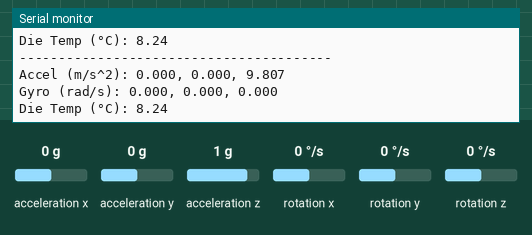
This sketch was run on a simulated ESP8266 (NodeMCU). On the bench: the last lines printed to the serial monitor. Wiring (inferred from the names in the program): MPU-9250 motion sensor at I2C address 0x68. The test bench sets the inputs (shaded band); at power-on: acceleration x 0 g, acceleration y 0 g, acceleration z 1 g, rotation x 0 °/s, rotation y 0 °/s, rotation z 0 °/s.

Above: at 2.0 s.
2.1 s: acceleration x set to -1.4 g
At 2.44 s:
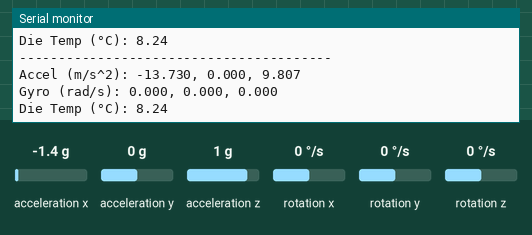
3.6 s: acceleration y set to -1.4 g
At 3.84 s:
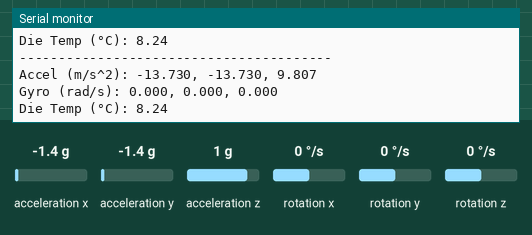
5.1 s: acceleration z set to -1.4 g
At 5.44 s:
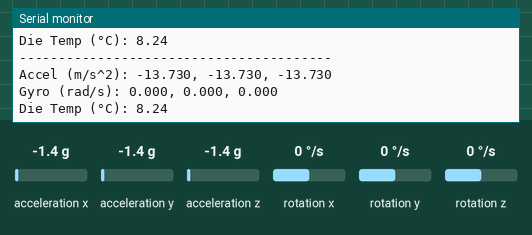
6.6 s: rotation x set to -192 °/s
At 6.84 s:
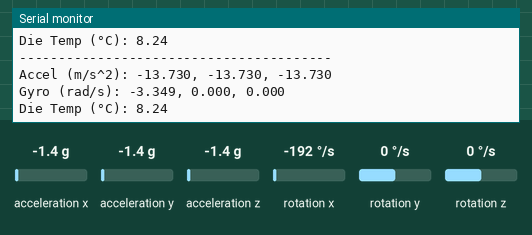
8.1 s: rotation y set to -192 °/s
At 8.44 s:
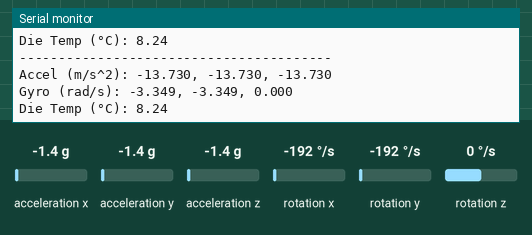

Measured:
- after the input at 2.1 s, the serial monitor: prints a new line after 0.18 s (image 1)
- after the input at 3.6 s, the serial monitor: prints a new line after 0.08 s (image 2)
- after the input at 5.1 s, the serial monitor: prints a new line after 0.18 s (image 3)
- after the input at 6.6 s, the serial monitor: prints a new line after 0.08 s (image 4)
- after the input at 8.1 s, the serial monitor: prints a new line after 0.18 s (image 5)

The sketch:

mpu_test_sketch.ino
```cpp
#include <Arduino.h>
#include <Wire.h>

constexpr uint8_t SDA_PIN = 4;   // D2 on NodeMCU
constexpr uint8_t SCL_PIN = 5;   // D1 on NodeMCU
constexpr uint8_t MPU_ADDR_PRIMARY = 0x68;
constexpr uint8_t MPU_ADDR_SECONDARY = 0x69;
constexpr uint8_t REG_WHO_AM_I = 0x75;
constexpr uint8_t REG_PWR_MGMT_1 = 0x6B;
constexpr uint8_t REG_PWR_MGMT_2 = 0x6C;
constexpr uint8_t REG_SMPLRT_DIV = 0x19;
constexpr uint8_t REG_CONFIG = 0x1A;
constexpr uint8_t REG_GYRO_CONFIG = 0x1B;
constexpr uint8_t REG_ACCEL_CONFIG = 0x1C;
constexpr uint8_t REG_ACCEL_CONFIG2 = 0x1D;
constexpr uint8_t REG_ACCEL_XOUT_H = 0x3B;

constexpr float GRAVITY_MPS2 = 9.80665f;
constexpr float RAD_PER_DEGREE = PI / 180.0f;

uint8_t imuAddress = 0;
uint8_t imuWhoAmI = 0;
bool imuReady = false;

const char *decodeWhoAmI(uint8_t value) {
	switch (value) {
		case 0x70:
			return "MPU6500";
		case 0x68:
			return "MPU6050/ICM";
		case 0x71:
			return "MPU9250";
		case 0x73:
			return "MPU9255";
		default:
			return "Unknown";
	}
}

bool writeRegister(uint8_t address, uint8_t reg, uint8_t value) {
	Wire.beginTransmission(address);
	Wire.write(reg);
	Wire.write(value);
	return Wire.endTransmission() == 0;
}

bool readRegisters(uint8_t address, uint8_t reg, uint8_t *buffer, size_t length) {
	Wire.beginTransmission(address);
	Wire.write(reg);
	if (Wire.endTransmission(false) != 0) {
		return false;
	}
	const size_t received = Wire.requestFrom(address, static_cast<uint8_t>(length));
	if (received != length) {
		return false;
	}
	for (size_t i = 0; i < length; ++i) {
		buffer[i] = Wire.read();
	}
	return true;
}

bool readWhoAmI(uint8_t address, uint8_t &value) {
	return readRegisters(address, REG_WHO_AM_I, &value, 1);
}

bool detectImu(uint8_t &address, uint8_t &whoAmI) {
	for (uint8_t candidate : {MPU_ADDR_PRIMARY, MPU_ADDR_SECONDARY}) {
		uint8_t value = 0;
		if (readWhoAmI(candidate, value)) {
			if (value == 0x70 || value == 0x68 || value == 0x71 || value == 0x73) {
				address = candidate;
				whoAmI = value;
				return true;
			}
		}
	}
	return false;
}

bool initMpu6500(uint8_t address) {
	if (!writeRegister(address, REG_PWR_MGMT_1, 0x80)) {  // reset
		return false;
	}
	delay(100);
	if (!writeRegister(address, REG_PWR_MGMT_1, 0x01)) {  // clock: PLL with X axis gyro
		return false;
	}
	delay(10);
	if (!writeRegister(address, REG_PWR_MGMT_2, 0x00)) {
		return false;
	}
	if (!writeRegister(address, REG_SMPLRT_DIV, 19)) {  // ~50 Hz
		return false;
	}
	if (!writeRegister(address, REG_CONFIG, 0x03)) {
		return false;
	}
	if (!writeRegister(address, REG_GYRO_CONFIG, 0x08)) {  // ±500 dps
		return false;
	}
	if (!writeRegister(address, REG_ACCEL_CONFIG, 0x08)) {  // ±4 g
		return false;
	}
	if (!writeRegister(address, REG_ACCEL_CONFIG2, 0x03)) {
		return false;
	}
	return true;
}

bool readMpu6500(float &ax, float &ay, float &az, float &gx, float &gy, float &gz, float &tempC) {
	uint8_t raw[14] = {0};
	if (!readRegisters(imuAddress, REG_ACCEL_XOUT_H, raw, sizeof(raw))) {
		return false;
	}
	const int16_t accelX = static_cast<int16_t>((raw[0] << 8) | raw[1]);
	const int16_t accelY = static_cast<int16_t>((raw[2] << 8) | raw[3]);
	const int16_t accelZ = static_cast<int16_t>((raw[4] << 8) | raw[5]);
	const int16_t tempRaw = static_cast<int16_t>((raw[6] << 8) | raw[7]);
	const int16_t gyroX = static_cast<int16_t>((raw[8] << 8) | raw[9]);
	const int16_t gyroY = static_cast<int16_t>((raw[10] << 8) | raw[11]);
	const int16_t gyroZ = static_cast<int16_t>((raw[12] << 8) | raw[13]);

	const float accelScale = (4.0f * GRAVITY_MPS2) / 32768.0f;
	const float gyroScale = (500.0f * RAD_PER_DEGREE) / 32768.0f;
	const float tempScale = 1.0f / 333.87f;
	const float tempOffset = 21.0f;

	ax = accelX * accelScale;
	ay = accelY * accelScale;
	az = accelZ * accelScale;
	gx = gyroX * gyroScale;
	gy = gyroY * gyroScale;
	gz = gyroZ * gyroScale;
	tempC = (tempRaw * tempScale) + tempOffset;
	return true;
}

void scanI2CBus() {
	Serial.println(F("Scanning for I2C devices..."));
	uint8_t found = 0;
	for (uint8_t address = 1; address < 0x7F; ++address) {
		Wire.beginTransmission(address);
		if (Wire.endTransmission() == 0) {
			Serial.print(F(" - Device at 0x"));
			if (address < 16) {
				Serial.print('0');
			}
			Serial.println(address, HEX);
			++found;
		}
		delay(2);
	}
	if (found == 0) {
		Serial.println(F("No devices found."));
	}
}

void setup() {
	Serial.begin(115200);
	delay(500);
	Serial.println();
	Serial.println(F("MPU6500 smoke test"));

	Wire.begin(SDA_PIN, SCL_PIN);
	Wire.setClock(100000);
	Serial.println(F("I2C clock set to 100 kHz"));

	scanI2CBus();

	if (!detectImu(imuAddress, imuWhoAmI)) {
		Serial.println(F("ERROR: No MPU6500-class device detected."));
		return;
	}

	Serial.print(F("WHO_AM_I (0x"));
	Serial.print(imuAddress, HEX);
	Serial.print(F(") = 0x"));
	if (imuWhoAmI < 16) {
		Serial.print('0');
	}
	Serial.print(imuWhoAmI, HEX);
	Serial.print(F(" -> "));
	Serial.println(decodeWhoAmI(imuWhoAmI));

	if (!initMpu6500(imuAddress)) {
		Serial.println(F("ERROR: Failed to initialize MPU6500."));
		return;
	}

	imuReady = true;
	Serial.println(F("Initialization complete. Reading sensor data..."));
	Serial.flush();
}

void loop() {
	static unsigned long lastPrint = 0;
	const unsigned long now = millis();

	if (!imuReady) {
		static unsigned long lastWarn = 0;
		if (now - lastWarn >= 1000) {
			lastWarn = now;
			Serial.println(F("MPU6500 not ready. Check wiring/power and reset."));
		}
		delay(50);
		return;
	}

	if (now - lastPrint < 200) {
		return;
	}
	lastPrint = now;

	float ax = 0, ay = 0, az = 0, gx = 0, gy = 0, gz = 0, tempC = 0;
	if (!readMpu6500(ax, ay, az, gx, gy, gz, tempC)) {
		Serial.println(F("Failed to read sample."));
		return;
	}

	Serial.println(F("----------------------------------------"));
	Serial.print(F("Accel (m/s^2): "));
	Serial.print(ax, 3);
	Serial.print(F(", "));
	Serial.print(ay, 3);
	Serial.print(F(", "));
	Serial.println(az, 3);

	Serial.print(F("Gyro (rad/s): "));
	Serial.print(gx, 3);
	Serial.print(F(", "));
	Serial.print(gy, 3);
	Serial.print(F(", "));
	Serial.println(gz, 3);

	Serial.print(F("Die Temp (°C): "));
	Serial.println(tempC, 2);
}
```
